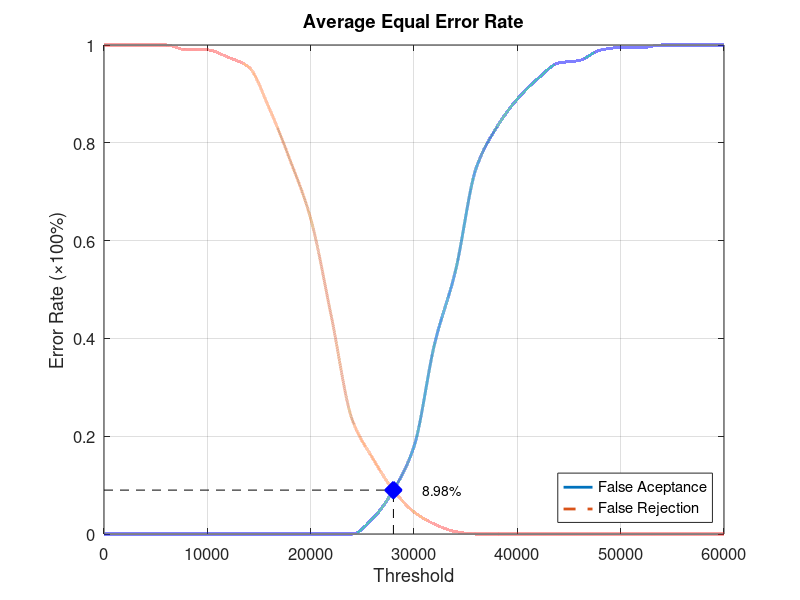
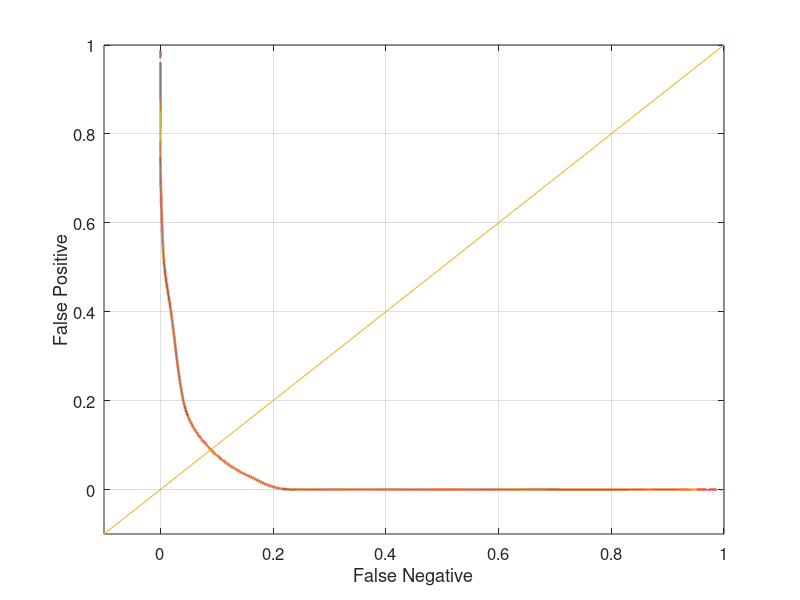

The MATLAB script that drew these images, in order:
function yEER = Database5_1
close all;
clear;
clc;
x = 0:2000:60000;
xq = 0:0.5:60000;

y0 = [0 0 0 0 0 0 0 0 0 0 0 0 0 0.0315789 0.0894737 0.178947 0.389474 0.536842 0.747368 0.831579 0.889474 0.931579 0.963158 0.968421 0.989474 0.994737 0.994737 1 1 1 1];
yy0 = interp1(x, y0, xq, 'pchip');
y1 = [1 1 1 1 0.99 0.99 0.975 0.955 0.87 0.765 0.645 0.445 0.235 0.155 0.09 0.045 0.02 0.005 0 0 0 0 0 0 0 0 0 0 0 0 0];
yy1 = interp1(x, y1, xq, 'pchip');

% Calculating EER: 
y2 = abs(y0 - y1);
find(y2 == min(y2))
yy2 = abs(yy0 - yy1);
xEER = find(yy2 == min(yy2));
xEERIndex = xq(xEER) % X-axis EER
yEER = yy0(xEER) % Y-axis EER

main = figure
plot(xq, yy0,'-','LineWidth', 2);	hold on
plot(xq, yy1,'--','LineWidth', 2);	hold on
plot([xEERIndex xEERIndex], [0 yEER], 'k--');	hold on
plot([0 xEERIndex], [yEER yEER], 'k--');	hold on
plot(xEERIndex, yEER, 'bx', 'LineWidth', 10);	hold on
text(xEERIndex + 10 * xEERIndex / 100, yEER, [num2str(round((10000 * yEER)) / 100) '%'])
legend('False Aceptance', 'False Rejection', 'Location', 'SouthEast')
xlabel('Threshold')
ylabel('Error Rate (\times100%)')
title('Average Equal Error Rate')
set(gca, 'FontSize', 12)
axis([0 60000 0 1])
grid on

print(main, 'Database5_1Main', '-dpng');
FNRxFPR = figure('Color', [1 1 1]);
plot(yy1, yy0, '-', yy1, yy0, 'LineWidth', 2);
hold on
y = -0.1:0.1:1
plot(y, y); 
set(gca, 'FontSize', 12)
xlabel('False Negative')
ylabel('False Positive')
axis([-0.1 1 -0.1 1])
set(gca, 'FontSize', 12)
grid on

print(FNRxFPR, 'Database5_1FNRxFPR','-dpng');
end
